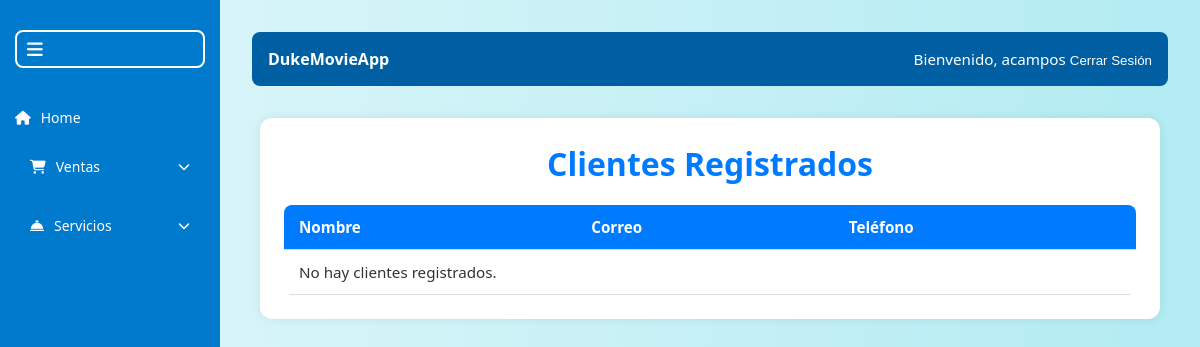
Page /crud/listar_clientes/ (signed in) on the earlier database version.
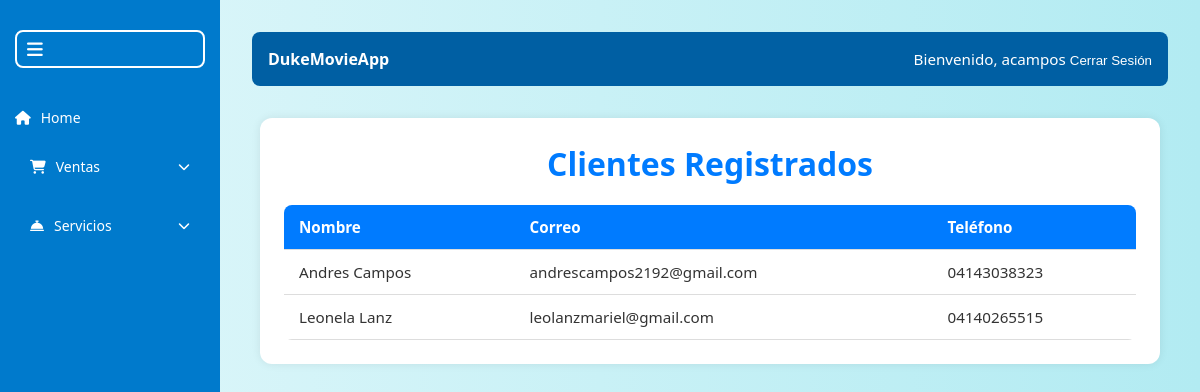
Same page on the later database version.
### crud/models.py (models this page shows, shortened)
class Cliente(models.Model):
    nombre = models.CharField(max_length=100)
    correo = models.EmailField()
    telefono = models.CharField(max_length=15, blank=True, null=True)  # Agregado el campo teléfono

### crud/views.py (the view)
# urls.py: path('listar_clientes/', listar_clientes, name='listar_clientes'),
@login_required
def listar_clientes(request):
    clientes = Cliente.objects.all()
    return render(request, 'crud/listar_clientes.html', {'clientes': clientes})

### crud/templates/crud/listar_clientes.html
{% extends 'base.html' %}
{% block content %}
<div class="table-container">
    <h2 class="titulo">Clientes Registrados</h2>
    <div class="table-wrapper">
        <table class="styled-table">
            <thead>
                <tr>
                    <th>Nombre</th>
                    <th>Correo</th>
                    <th>Teléfono</th>
                </tr>
            </thead>
            <tbody>
                {% for cliente in clientes %}
                <tr>
                    <td>{{ cliente.nombre }}</td>
                    <td>{{ cliente.correo }}</td>
                    <td>{{ cliente.telefono }}</td>
                </tr>
                {% empty %}
                <tr>
                    <td colspan="3">No hay clientes registrados.</td>
                </tr>
                {% endfor %}
            </tbody>
        </table>
    </div>
</div>
{% endblock %}

### crud/templates/base.html (shortened to what this page needs)
{% load static %}
<!DOCTYPE html>
<html lang="es">
<head>
    <link rel="stylesheet" href="{% static 'css/styles.css' %}">
    <link rel="stylesheet" href="https://cdnjs.cloudflare.com/ajax/libs/font-awesome/6.5.0/css/all.min.css">
</head>
<body>
{% if user.is_authenticated %}
<div class="sidebar {% if sidebar_collapsed %}collapsed{% endif %}">
    <div class="toggle-btn" onclick="toggleSidebar()">
        <i class="fas fa-bars"></i>
    </div>
    <ul class="menu">
        <li>
            <a href="{% url 'dashboard' %}" class="{% if request.resolver_match.url_name == 'dashboard' %}active{% endif %}">
                <i class="fas fa-home"></i>
                <span class="menu-text">Home</span>
            </a>
        </li>
        <li class="has-submenu">
            <a href="#" onclick="toggleSubMenu('ventas-submenu')">
                <i class="fas fa-shopping-cart"></i>
                <span class="menu-text">Ventas</span>
                <i class="fas fa-chevron-down submenu-arrow"></i>
            </a>
        </li>
        <li class="has-submenu">
            <a href="#" onclick="toggleSubMenu('servicios-submenu')">
                <i class="fas fa-concierge-bell"></i>
                <span class="menu-text">Servicios</span>
                <i class="fas fa-chevron-down submenu-arrow"></i>
            </a>
        </li>
    </ul>
</div>
{% endif %}
<div class="{% if user.is_authenticated %}main-content{% else %}unauth-content{% endif %} {% if sidebar_collapsed %}collapsed{% endif %}">
    {% if user.is_authenticated %}
        <div class="top-bar">
            <div><strong>DukeMovieApp</strong></div>
            <div class="user-info">
                Bienvenido, {{ user.username }}
                <form id="logout-form" action="{% url 'logout' %}" method="post" style="display: inline;">
                    <button type="submit" style="background: none; border: none; color: white; cursor: pointer;">
                        Cerrar Sesión
                    </button>
                </form>
            </div>
        </div>
    {% endif %}
    {% block content %}{% endblock %}
</div>
</body>
</html>

### crud/static/css/styles.css (style rules this page uses)
* { margin: 0; padding: 0; box-sizing: border-box; }
body { font-family: 'Segoe UI', Tahoma, Geneva, Verdana, sans-serif; background: linear-gradient(to right, #e0f7fa, #b2ebf2); color: #333; min-height: 100vh; display: flex; }
.sidebar { width: 220px; background-color: #007acc; color: white; min-height: 100vh; transition: width 0.3s ease; overflow-x: hidden; position: fixed; top: 0; left: 0; padding-top: 20px; }
.sidebar ul { list-style: none; padding: 0; margin-top: 30px; }
.sidebar ul li { padding: 10px 15px; display: flex; align-items: center; }
.sidebar ul li a { color: white; text-decoration: none; display: flex; align-items: center; gap: 10px; font-size: 14px; transition: background 0.2s; width: 100%; }
.toggle-btn { background: none; border: 2px solid white; color: white; font-size: 18px; margin: 10px 15px; padding: 5px 10px; border-radius: 8px; cursor: pointer; }
.main-content { margin-left: 220px; padding: 2rem; width: 100%; transition: margin-left 0.3s ease; }
.top-bar { background-color: #005fa3; color: white; padding: 1rem; display: flex; justify-content: space-between; align-items: center; border-radius: 8px; margin-bottom: 2rem; }
.user-info { font-size: 0.95rem; }
.has-submenu { display: flex; flex-direction: column; }
.has-submenu > a { display: flex; align-items: center; justify-content: space-between; padding: 10px 15px; color: white; text-decoration: none; border-radius: 6px; transition: background-color 0.2s; cursor: pointer; width: 100%; }
.submenu-arrow { font-size: 12px; margin-left: auto; }
.titulo { font-size: 1.8rem; margin-bottom: 20px; color: #007acc; text-align: center; }
.table-wrapper { overflow-x: auto; }
.table-container { margin: 2rem auto; padding: 1.5rem; max-width: 900px; background-color: #ffffff; border-radius: 12px; box-shadow: 0 0 10px rgba(0, 0, 0, 0.08); }
.styled-table { width: 100%; border-collapse: collapse; font-size: 0.95rem; border-radius: 8px; overflow: hidden; }
.styled-table thead { background-color: #007BFF; color: #ffffff; text-align: left; }
.styled-table th, .styled-table td { padding: 12px 15px; border-bottom: 1px solid #ddd; }
.sidebar .menu-text { display: inline; }
.titulo { font-size: 2rem; margin-bottom: 20px; text-align: center; color: #007bff; }

Differences in the rows shown:
added Cliente: nombre "Andres Campos", correo "andrescampos2192@gmail.com", telefono "04143038323"
added Cliente: nombre "Leonela Lanz", correo "leolanzmariel@gmail.com", telefono "04140265515"
Other differences:
text no longer shown: "No hay clientes registrados."
